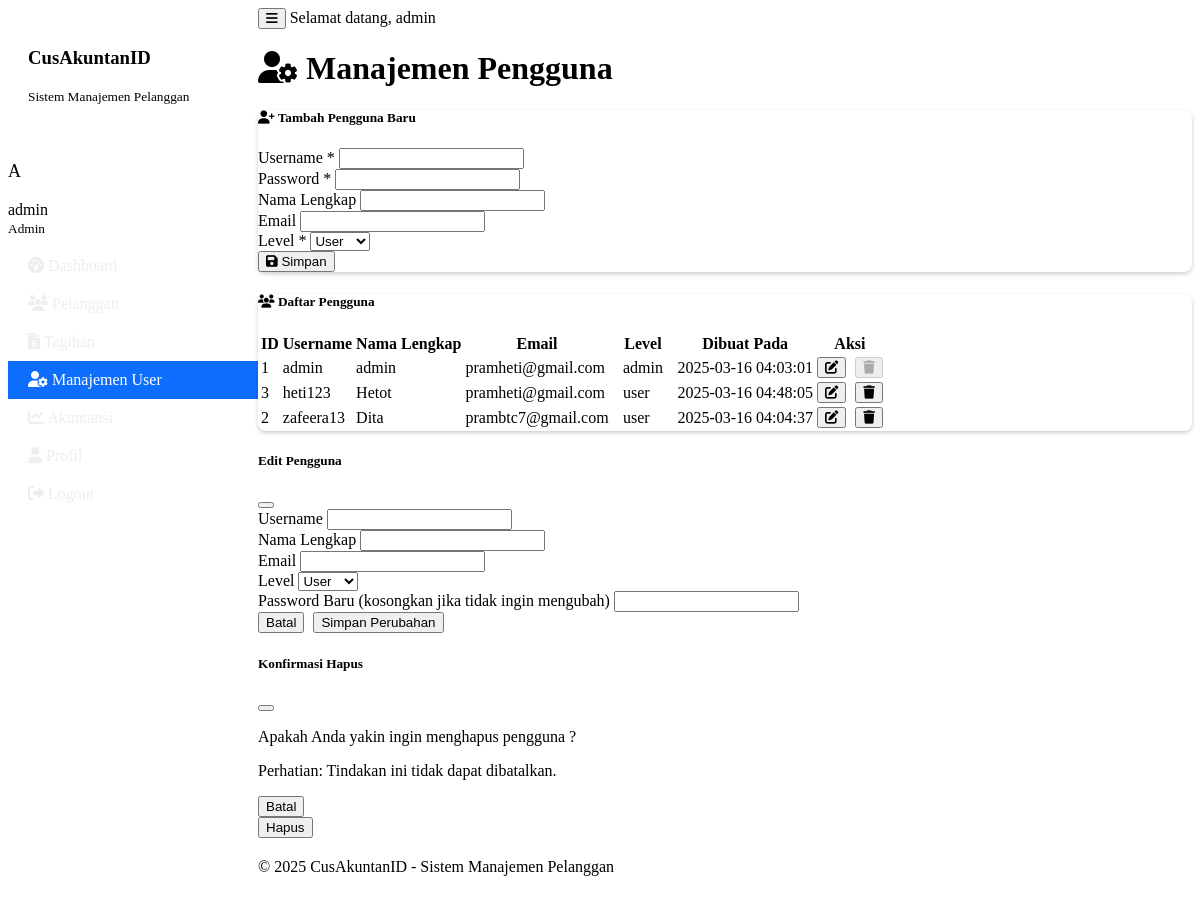
Page /users (signed in) on the earlier database version.
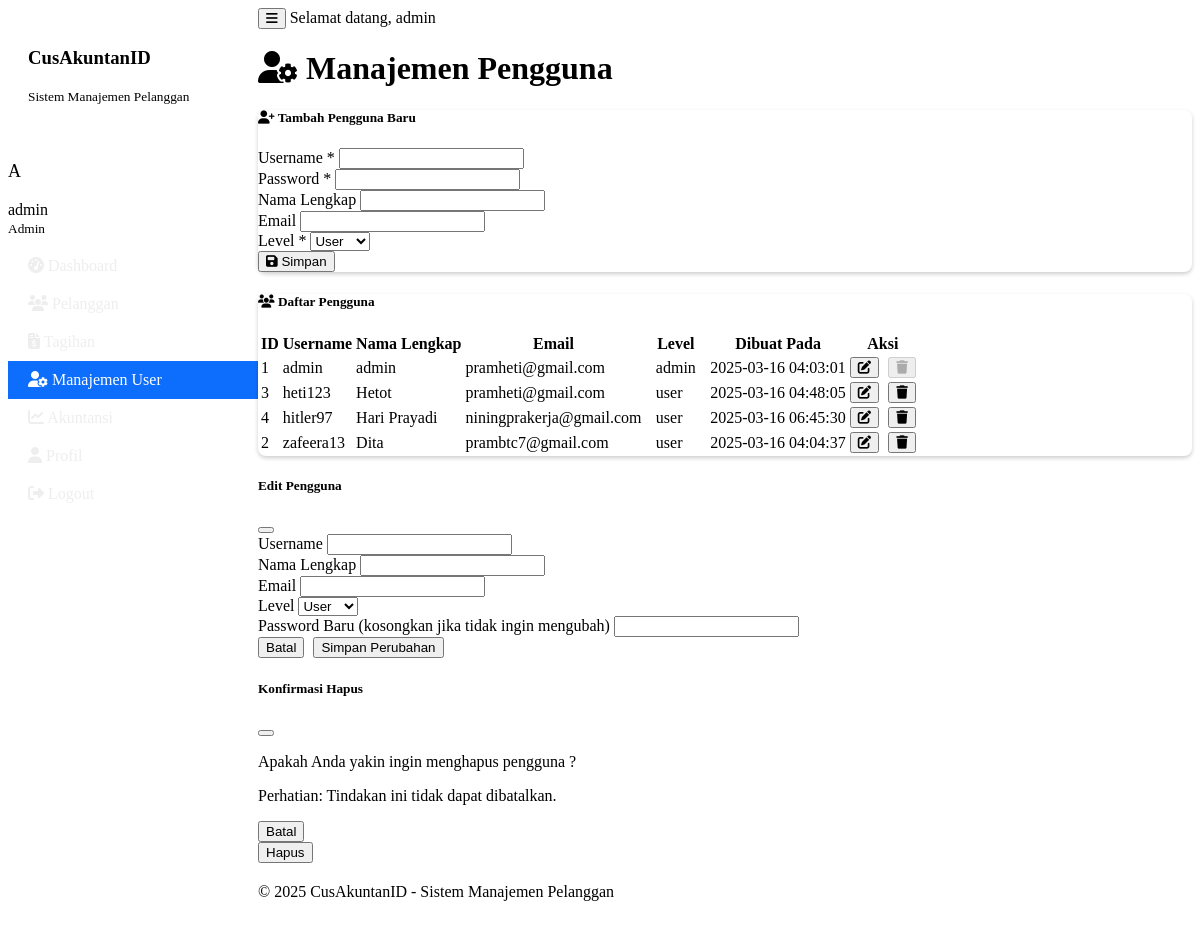
Same page on the later database version.
### tables this page shows
CREATE TABLE pengguna (
            id INTEGER PRIMARY KEY,
            username TEXT UNIQUE NOT NULL,
            password_hash TEXT NOT NULL,
            nama_lengkap TEXT,
            email TEXT,
            level TEXT DEFAULT 'user',
            dibuat_pada TEXT
        );

### main.py (the view)
    def decorated_function(*args, **kwargs):
        if 'user' not in session:
            flash('Anda perlu login terlebih dahulu.', 'warning')
            return redirect(url_for('login'))
        if session['user'].get('level') != 'admin':
            flash('Anda tidak memiliki hak akses ke halaman ini.', 'danger')
            return redirect(url_for('dashboard'))
        return f(*args, **kwargs)

### main.py (called while the page is built)
@app.context_processor
def inject_now():
    return {'now': datetime.datetime.now()}

def admin_required(f):
    def decorated_function(*args, **kwargs):
        if 'user' not in session:
            flash('Anda perlu login terlebih dahulu.', 'warning')
            return redirect(url_for('login'))
        if session['user'].get('level') != 'admin':
            flash('Anda tidak memiliki hak akses ke halaman ini.', 'danger')
            return redirect(url_for('dashboard'))
        return f(*args, **kwargs)
    decorated_function.__name__ = f.__name__
    return decorated_function

@app.route('/users')
@admin_required
def user_list():
    users = pengguna_manager.get_all_users()
    return render_template('user_management.html', users=users)

    def get_connection(self):
        return sqlite3.connect(self.db_path)

    def get_all_users(self):
        conn = None
        try:
            conn = self.get_connection()
            cursor = conn.cursor()
            cursor.execute("SELECT id, username, nama_lengkap, email, level, dibuat_pada FROM pengguna ORDER BY username")
            users = cursor.fetchall()
            return users
        except sqlite3.OperationalError as e:
            print(f"Database error: {e}")
            return []
        finally:
            if conn:
                conn.close()

### templates/user_management.html (shortened to what this page needs)
{% extends "base.html" %}
{% block content %}
<div class="container">
    <h1 class="mb-4"><i class="fas fa-user-cog me-2"></i> Manajemen Pengguna</h1>
    <div class="card mb-4">
        <div class="card-header bg-primary text-white">
            <h5 class="mb-0">
                <i class="fas fa-user-plus me-2"></i> Tambah Pengguna Baru
            </h5>
        </div>
        <div class="card-body">
            <form method="POST" action="{{ url_for('add_user') }}" id="addUserForm">
                <div class="row">
                    <div class="col-md-6 mb-3">
                        <label for="username" class="form-label">Username <span class="text-danger">*</span></label>
                        <input type="text" class="form-control" id="username" name="username" required>
                    </div>
                    <div class="col-md-6 mb-3">
                        <label for="password" class="form-label">Password <span class="text-danger">*</span></label>
                        <input type="password" class="form-control" id="password" name="password" required>
                    </div>
                </div>
                <div class="row">
                    <div class="col-md-6 mb-3">
                        <label for="nama_lengkap" class="form-label">Nama Lengkap</label>
                        <input type="text" class="form-control" id="nama_lengkap" name="nama_lengkap">
                    </div>
                    <div class="col-md-6 mb-3">
                        <label for="email" class="form-label">Email</label>
                        <input type="email" class="form-control" id="email" name="email">
                    </div>
                </div>
                <div class="mb-3">
                    <label for="level" class="form-label">Level <span class="text-danger">*</span></label>
                    <select class="form-select" id="level" name="level" required>
                        <option value="user">User</option>
                    </select>
                </div>
                <div class="text-end">
                    <button type="submit" class="btn btn-primary">
                        <i class="fas fa-save me-2"></i> Simpan
                    </button>
                </div>
            </form>
        </div>
    </div>
    <div class="card">
        <div class="card-header bg-dark text-white">
            <h5 class="mb-0">
                <i class="fas fa-users me-2"></i> Daftar Pengguna
            </h5>
        </div>
        <div class="card-body">
            <div class="table-responsive">
                <table class="table table-striped table-hover">
                    <thead>
                        <tr>
                            <th>ID</th>
                            <th>Username</th>
                            <th>Nama Lengkap</th>
                            <th>Email</th>
                            <th>Level</th>
                            <th>Dibuat Pada</th>
                            <th>Aksi</th>
                        </tr>
                    </thead>
                    <tbody>
                        {% if users %}
                            {% for user in users %}
                            <tr>
                                <td>{{ user[0] }}</td>
                                <td>{{ user[1] }}</td>
                                <td>{{ user[2] or '-' }}</td>
                                <td>{{ user[3] or '-' }}</td>
                                <td>
                                    <span class="badge bg-{{ 'danger' if user[4] == 'admin' else 'info' }}">
                                        {{ user[4] }}
                                    </span>
                                </td>
                                <td>{{ user[5] }}</td>
                                <td>
                                    <button type="button" class="btn btn-sm btn-primary edit-user-btn" data-bs-toggle="modal" data-bs-target="#editUserModal"
                                        data-id="{{ user[0] }}"
                                        data-username="{{ user[1] }}"
                                        data-nama="{{ user[2] or '' }}"
                                        data-email="{{ user[3] or '' }}"
                                        data-level="{{ user[4] }}">
                                        <i class="fas fa-edit"></i>
                                    </button>
                                    {% if user[0] != session.user.id %}
                                    <button type="button" class="btn btn-sm btn-danger delete-user-btn" data-bs-toggle="modal" data-bs-target="#deleteUserModal"
                                        data-id="{{ user[0] }}"
                                        data-username="{{ user[1] }}">
                                        <i class="fas fa-trash"></i>
                                    </button>
                                    {% else %}
                                    <button type="button" class="btn btn-sm btn-secondary" disabled title="Tidak bisa menghapus akun sendiri">
                                        <i class="fas fa-trash"></i>
                                    </button>
                                    {% endif %}
                                </td>
                            </tr>
                            {% endfor %}
                        {% else %}
                            <tr>
                                <td colspan="7" class="text-center">Tidak ada data pengguna</td>
                            </tr>
                        {% endif %}
                    </tbody>
                </table>
            </div>
        </div>
    </div>
</div>
<div class="modal fade" id="editUserModal" tabindex="-1" aria-labelledby="editUserModalLabel" aria-hidden="true">
    <div class="modal-dialog">
        <div class="modal-content">
            <div class="modal-header bg-primary text-white">
                <h5 class="modal-title" id="editUserModalLabel">Edit Pengguna</h5>
                <button type="button" class="btn-close" data-bs-dismiss="modal" aria-label="Close"></button>
            </div>
            <form id="editUserForm" method="POST">
                <div class="modal-body">
                    <div class="mb-3">
                        <label for="edit_username" class="form-label">Username</label>
                        <input type="text" class="form-control" id="edit_username" readonly>
                    </div>
                    <div class="mb-3">
                        <label for="edit_nama_lengkap" class="form-label">Nama Lengkap</label>
                        <input type="text" class="form-control" id="edit_nama_lengkap" name="nama_lengkap">
                    </div>
                    <div class="mb-3">
                        <label for="edit_email" class="form-label">Email</label>
                        <input type="email" class="form-control" id="edit_email" name="email">
                    </div>
                    <div class="mb-3">
                        <label for="edit_level" class="form-label">Level</label>
                        <select class="form-select" id="edit_level" name="level">
                            <option value="user">User</option>
                        </select>
                    </div>
                    <div class="mb-3">
                        <label for="edit_password" class="form-label">Password Baru (kosongkan jika tidak ingin mengubah)</label>
                        <input type="password" class="form-control" id="edit_password" name="password">
                    </div>
                </div>
                <div class="modal-footer">
                    <button type="button" class="btn btn-secondary" data-bs-dismiss="modal">Batal</button>
                    <button type="submit" class="btn btn-primary">Simpan Perubahan</button>
                </div>
            </form>
        </div>
    </div>
</div>
<div class="modal fade" id="deleteUserModal" tabindex="-1" aria-labelledby="deleteUserModalLabel" aria-hidden="true">
    <div class="modal-dialog">
        <div class="modal-content">
            <div class="modal-header bg-danger text-white">
                <h5 class="modal-title" id="deleteUserModalLabel">Konfirmasi Hapus</h5>
                <button type="button" class="btn-close" data-bs-dismiss="modal" aria-label="Close"></button>
            </div>
            <div class="modal-body">
                <p>Apakah Anda yakin ingin menghapus pengguna ?</p>
                <p class="text-danger">Perhatian: Tindakan ini tidak dapat dibatalkan.</p>
            </div>
            <div class="modal-footer">
                <button type="button" class="btn btn-secondary" data-bs-dismiss="modal">Batal</button>
                <form id="deleteUserForm" method="POST">
                    <button type="submit" class="btn btn-danger">Hapus</button>
                </form>
            </div>
        </div>
    </div>
</div>
{% endblock %}

### templates/base.html (shortened to what this page needs)
<!DOCTYPE html>
<html lang="id">
<head>
    <link href="https://cdn.replit.com/agent/bootstrap-agent-dark-theme.min.css" rel="stylesheet">
    <link rel="stylesheet" href="https://cdnjs.cloudflare.com/ajax/libs/font-awesome/6.4.0/css/all.min.css">
    <link rel="stylesheet" href="{{ url_for('static', filename='css/style.css') }}">
</head>
<body>
    <div class="wrapper">
        {% if session.get('user') %}
        <nav id="sidebar" class="bg-dark">
            <div class="sidebar-header text-center">
                <h3>CusAkuntanID</h3>
                <small>Sistem Manajemen Pelanggan</small>
            </div>
            <ul class="list-unstyled components">
                <li class="sidebar-user-info p-3 mb-2 border-bottom">
                    <div class="d-flex align-items-center">
                        <div class="user-avatar bg-primary rounded-circle d-flex justify-content-center align-items-center me-2">
                            <span>{{ session.user.username[0].upper() }}</span>
                        </div>
                        <div>
                            <div>{{ session.user.nama_lengkap or session.user.username }}</div>
                            <small class="text-muted">{{ 'Admin' if session.user.level == 'admin' else 'User' }}</small>
                        </div>
                    </div>
                </li>
                <li class="{% if request.path == '/dashboard' %}active{% endif %}">
                    <a href="{{ url_for('dashboard') }}">
                        <i class="fas fa-tachometer-alt me-2"></i> Dashboard
                    </a>
                </li>
                <li class="{% if '/pelanggan' in request.path %}active{% endif %}">
                    <a href="{{ url_for('pelanggan_list') }}">
                        <i class="fas fa-users me-2"></i> Pelanggan
                    </a>
                </li>
                <li class="{% if '/tagihan' in request.path %}active{% endif %}">
                    <a href="{{ url_for('tagihan_list') }}">
                        <i class="fas fa-file-invoice-dollar me-2"></i> Tagihan
                    </a>
                </li>
                {% if session.user.level == 'admin' %}
                <li class="{% if '/users' in request.path %}active{% endif %}">
                    <a href="{{ url_for('user_list') }}">
                        <i class="fas fa-user-cog me-2"></i> Manajemen User
                    </a>
                </li>
                <li class="{% if '/akuntansi' in request.path %}active{% endif %}">
                    <a href="{{ url_for('akuntansi') }}">
                        <i class="fas fa-chart-line me-2"></i> Akuntansi
                    </a>
                </li>
                {% endif %}
                <li class="{% if '/profile' in request.path %}active{% endif %}">
                    <a href="{{ url_for('profile') }}">
                        <i class="fas fa-user me-2"></i> Profil
                    </a>
                </li>
                <li>
                    <a href="{{ url_for('logout') }}">
                        <i class="fas fa-sign-out-alt me-2"></i> Logout
                    </a>
                </li>
            </ul>
        </nav>
        {% endif %}
        <div id="content" class="{% if not session.get('user') %}w-100 no-sidebar{% endif %}">
            {% if session.get('user') %}
            <nav class="navbar navbar-expand-lg navbar-dark bg-dark">
                <div class="container-fluid">
                    <button type="button" id="sidebarCollapse" class="btn btn-outline-secondary">
                        <i class="fas fa-bars"></i>
                    </button>
                    <span class="navbar-text ms-auto">
                        <span class="d-none d-md-inline">Selamat datang, </span>{{ session.user.nama_lengkap or session.user.username }}
                    </span>
                </div>
            </nav>
            {% endif %}
            <main class="container mt-3">
                {% block content %}{% endblock %}
            </main>
            <footer class="footer mt-auto py-3 bg-dark">
                <div class="container">
                    <div class="text-center text-muted">
                        &copy; {{ now.year }} CusAkuntanID - Sistem Manajemen Pelanggan
                    </div>
                </div>
            </footer>
        </div>
    </div>
</body>
</html>

### static/css/style.css (style rules this page uses)
.wrapper { display: flex; width: 100%; align-items: stretch; }
#sidebar { min-width: 250px; max-width: 250px; min-height: 100vh; transition: all 0.3s; }
#sidebar .sidebar-header { padding: 20px; }
#sidebar ul.components { padding: 20px 0; }
#sidebar ul li a { padding: 10px 20px; display: block; color: #eeeeee; transition: all 0.3s; text-decoration: none; }
#sidebar ul li.active > a { background: #0d6efd; color: #fff; }
#content { width: 100%; min-height: 100vh; transition: all 0.3s; display: flex; flex-direction: column; }
.footer { margin-top: auto; padding: 20px 0; }
.user-avatar { width: 40px; height: 40px; font-size: 18px; }
.sidebar-user-info { margin-bottom: 10px; }
.card { margin-bottom: 20px; border-radius: 0.5rem; box-shadow: 0 0.125rem 0.25rem rgba(0, 0, 0, 0.2); }
.card-header { border-top-left-radius: 0.5rem !important; border-top-right-radius: 0.5rem !important; }
.btn + .btn { margin-left: 5px; }
.table th, .table td { vertical-align: middle; }
.badge.bg-success, .badge.bg-danger, .badge.bg-info, .badge.bg-warning { font-weight: 500; padding: 0.35em 0.65em; }

Differences in the rows shown:
added pengguna: id "4", username "hitler97", nama_lengkap "Hari Prayadi", email "niningprakerja@gmail.com", level "user", dibuat_pada "2025-03-16 06:45:30"
